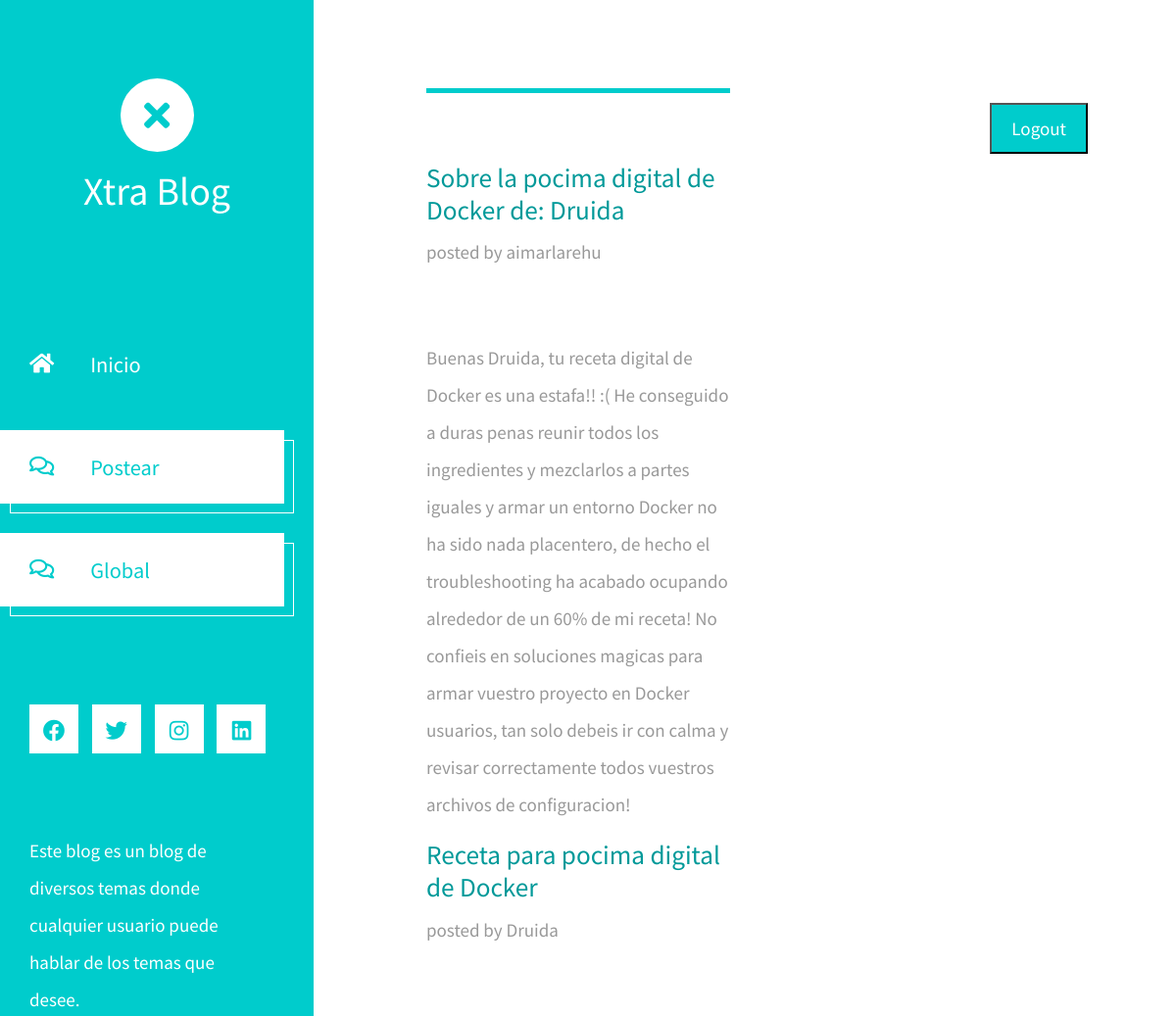
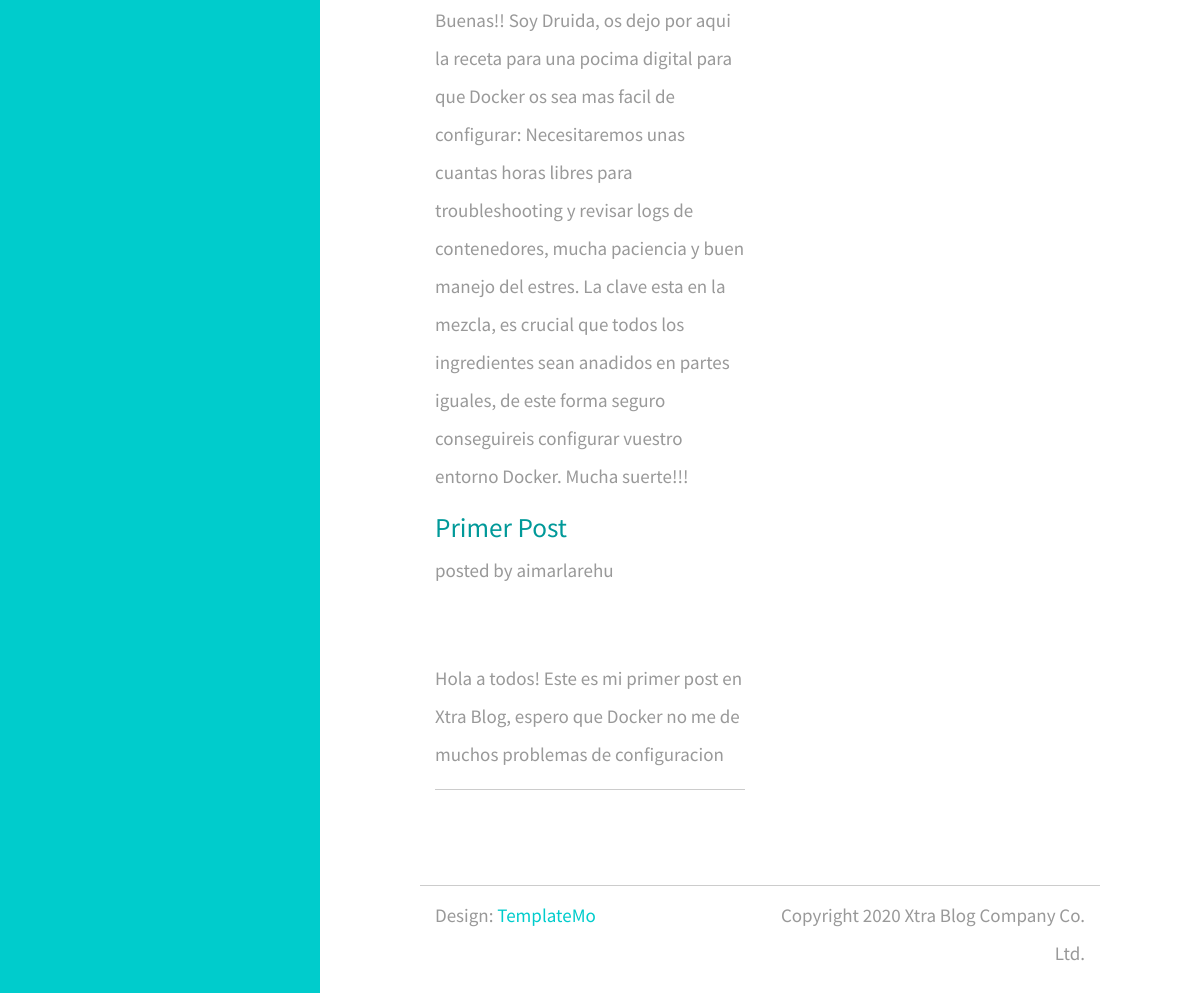
/frontend/home.php, run on the app's committed database (2 pictures, top to bottom).
### tables this page shows
CREATE TABLE IF NOT EXISTS posts (
    id INT AUTO_INCREMENT PRIMARY KEY,
    nombre VARCHAR(30),
    titulo VARCHAR(255) NOT NULL,
    texto TEXT NOT NULL,
    FOREIGN KEY (nombre) REFERENCES usuarios(nombre),
    UNIQUE KEY unique_combination (nombre(30), titulo(255))
);

### frontend/home.php (the view, shortened to what this page needs)
<?php
    require 'dbkon.php';
    $sql = "SELECT nombre, titulo, texto FROM posts WHERE nombre <> 'NewsAPI' ORDER BY id DESC";
    $resultado = $con->query($sql);
?>
<!DOCTYPE html>
<html lang="en">
<head>
	<link rel="stylesheet" href="fontawesome/css/all.min.css">
    <link href="css/bootstrap.min.css" rel="stylesheet">
    <link href="css/templatemo-xtra-blog.css" rel="stylesheet">
</head>
<body>
	<header class="tm-header" id="tm-header">
        <div class="tm-header-wrapper">
            <div class="tm-site-header">
                <div class="mb-3 mx-auto tm-site-logo"><i class="fas fa-times fa-2x"></i></div>
                <h1 class="text-center">Xtra Blog</h1>
            </div>
            <nav class="tm-nav" id="tm-nav">
                <ul>
                    <li class="tm-nav-item"><a href="home.php" class="tm-nav-link">
                        <i class="fas fa-home"></i>
                        Inicio
                    </a></li>
                    <li class="tm-nav-item active"><a href="makepost.php" class="tm-nav-link">
                        <i class="far fa-comments"></i>
                        Postear
                    </a></li>
		    <li class="tm-nav-item active"><a href="custom_news.php" class="tm-nav-link">
                        <i class="far fa-comments"></i>
                        Global
                    </a></li>
                </ul>
            </nav>
            <div class="tm-mb-65">
                <a rel="nofollow" href="https://fb.com/templatemo" class="tm-social-link">
                    <i class="fab fa-facebook tm-social-icon"></i>
                </a>
                <a href="https://twitter.com" class="tm-social-link">
                    <i class="fab fa-twitter tm-social-icon"></i>
                </a>
                <a href="https://instagram.com" class="tm-social-link">
                    <i class="fab fa-instagram tm-social-icon"></i>
                </a>
                <a href="https://linkedin.com" class="tm-social-link">
                    <i class="fab fa-linkedin tm-social-icon"></i>
                </a>
            </div>
            <p class="tm-mb-80 pr-5 text-white">
                Este blog es un blog de diversos temas donde cualquier usuario puede hablar de los temas que desee.
            </p>
        </div>
    </header>
    <div class="container-fluid">
        <main class="tm-main">
            <div class="row tm-row">
                <div class="col-12">
                    <form method="post">
    		    <input class="position-absolute tm-new-badge" type="submit" name="logout" value="Logout">
		    </form>
                </div>
            </div>
            <div class="row tm-row">
                <article class="col-12 col-md-6 tm-post">
                    <hr class="tm-hr-primary">
                    <a class="effect-lily tm-post-link tm-pt-60">
                        <?php
                        if ($resultado->num_rows > 0) {
                            while ($fila = $resultado->fetch_assoc()) {
                            echo '<h2 class="pt-30 tm-color-primary tm-post-title">' . $fila["titulo"] . '</h2>';
                            echo '</a>';
                            echo '<p class="tm-mb-40"> posted by ' . $fila['nombre'] . '</p>';
                            echo '<p class="tm-pt-30">' . $fila["texto"] . '</p>';
                            }
                        } else {
                            echo "No se encontraron posts.";
                        }
                        ?>
                    <hr>
                </article>
            </div>
            <footer class="row tm-row">
                <hr class="col-12">
                <div class="col-md-6 col-12 tm-color-gray">
                    Design: <a rel="nofollow" target="_parent" href="https://templatemo.com" class="tm-external-link">TemplateMo</a>
                </div>
                <div class="col-md-6 col-12 tm-color-gray tm-copyright">
                    Copyright 2020 Xtra Blog Company Co. Ltd.
                </div>
            </footer>
        </main>
    </div>
</body>
</html>

### frontend/css/templatemo-xtra-blog.css (style rules this page uses)
html { overflow-x: hidden; }
body { margin: 0; padding: 0; font-family: 'Source Sans Pro', sans-serif; font-size: 19px; line-height: 2em; overflow-x: hidden; }
p, span { color: #999; }
hr { border-top-color: #CCC; margin-top: 10px; margin-bottom: 10px; }
.tm-header { background-color: #0CC; color: white; position: fixed; top: 0; left: 0; bottom: 0; z-index: 100; width: 400px; overflow-y: visible; }
.tm-header-wrapper { overflow-y: scroll; scrollbar-width: none; -ms-overflow-style: none; padding: 30px; width: 100%; height: 100%; }
.tm-site-header { margin-top: 50px; margin-bottom: 115px; }
.tm-site-logo { width: 75px; height: 75px; border-radius: 50%; background-color: white; display: flex; align-items: center; justify-content: center; }
.tm-site-logo i { color: #0CC; }
.tm-main { margin-left: 400px; padding: 80px 100px 25px; }
.tm-post { max-width: 470px; }
.tm-row { max-width: 980px; justify-content: space-between; }
.tm-nav { margin-bottom: 100px; }
.tm-nav-item { list-style: none; margin-bottom: 30px; }
.tm-nav-link { color: white; background-color: transparent; height: 75px; width: 100%; max-width: 300px; display: flex; align-items: center; font-size: 1.4rem; padding: 30px; }
.tm-nav-item:hover .tm-nav-link, .tm-nav-item.active .tm-nav-link { color: #0CC; background-color: white; text-decoration: none; }
.tm-nav ul { position: relative; }
.tm-nav-item:hover:after, .tm-nav-item.active:after { content: ''; width: 100%; max-width: 300px; height: 75px; display: block; border: 1px solid white; margin-left: 10px; margin-top: -65px; position: absolute; z-index: -1000; }
.tm-nav-link i { margin-right: 37px; }
ul { margin: 0; padding: 0; }
.tm-nav { margin-left: -30px; }
.tm-social-link { display: inline-block; background-color: white; font-size: 1.4rem; width: 50px; height: 50px; text-align: center; padding-top: 8px; margin-right: 15px; margin-bottom: 15px; }
.tm-social-icon { color: #0CC; transition: all 0.3s ease; }
.tm-post-link { display: block; position: relative; cursor: pointer; }
.tm-post { margin-bottom: 75px; }
.tm-new-badge { top: 25px; right: -10px; background-color: #0CC; color: white; padding: 5px 20px; }
.tm-post-title { font-size: 1.7rem; transition: all 0.3s ease; }
.tm-external-link { color: #0CC; }
.tm-copyright { text-align: right; }
hr.tm-hr-primary { border-top: 5px solid #0CC; }
.tm-pt-30 { padding-top: 30px; }
.tm-pt-60 { padding-top: 60px; }
.tm-mb-40 { margin-bottom: 40px; }
.tm-mb-65 { margin-bottom: 65px; }
.tm-mb-80 { margin-bottom: 80px; }
.tm-color-primary, span.tm-color-primary { color: #099; }
a.tm-color-gray, .tm-color-gray { color: #999; }
@media (max-width: 1540px) { .tm-header { width: 320px; } }
@media (max-width: 1540px) { .tm-main { margin-left: 320px; width: calc(100% - 320px); } }
@media (max-width: 1288px) { .tm-social-link { margin-right: 10px; } }

### data on the page
posts: titulo "Sobre la pocima digital de Docker de: Druida", nombre "aimarlarehu", texto "Buenas Druida, tu receta digital de Docker es una estafa!! :( He conseguido a duras penas reunir todos los ingredientes y mezclarlos a partes iguales y armar un entorno Docker no ha sido nada placentero, de hecho el troubleshooting ha acabado ocupando alrededor de un 60% de mi receta! No confieis en soluciones magicas para armar vuestro proyecto en Docker usuarios, tan solo debeis ir con calma y revisar correctamente todos vuestros archivos de configuracion!"
posts: titulo "Receta para pocima digital de Docker", nombre "Druida", texto "Buenas!! Soy Druida, os dejo por aqui la receta para una pocima digital para que Docker os sea mas facil de configurar: Necesitaremos unas cuantas horas libres para troubleshooting y revisar logs de contenedores, mucha paciencia y buen manejo del estres. La clave esta en la mezcla, es crucial que todos los ingredientes sean anadidos en partes iguales, de este forma seguro conseguireis configurar vuestro entorno Docker. Mucha suerte!!!"
posts: titulo "Primer Post", nombre "aimarlarehu", texto "Hola a todos! Este es mi primer post en Xtra Blog, espero que Docker no me de muchos problemas de configuracion"
